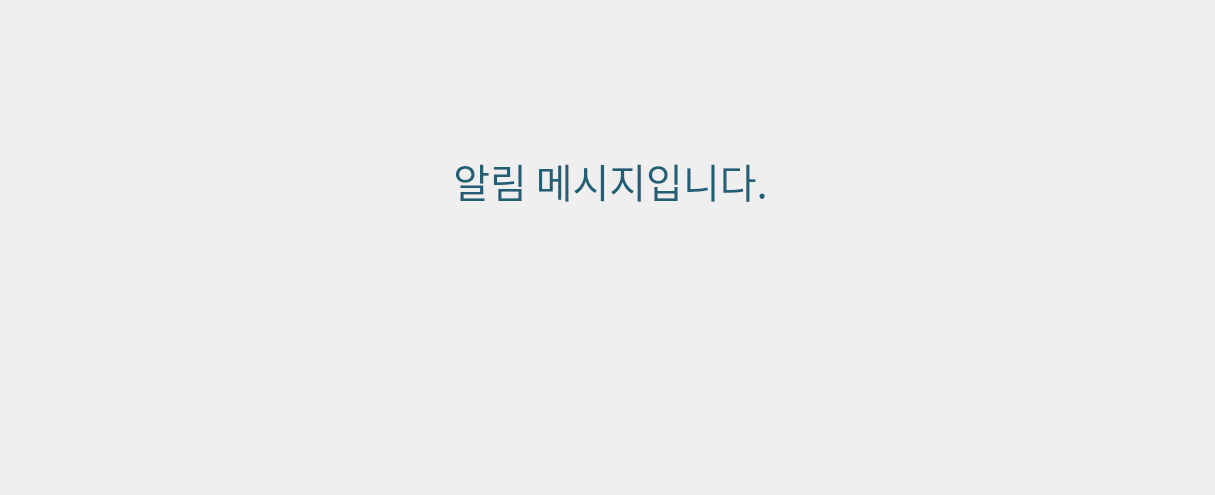
<?xml version="1.0" encoding="UTF-8"?>
<ui version="4.0">
 <class>Dialog</class>
 <widget class="QDialog" name="Dialog">
  <property name="windowModality">
   <enum>Qt::WindowModality::ApplicationModal</enum>
  </property>
  <property name="geometry">
   <rect>
    <x>0</x>
    <y>0</y>
    <width>1215</width>
    <height>495</height>
   </rect>
  </property>
  <property name="windowTitle">
   <string>Dialog</string>
  </property>
  <widget class="QPushButton" name="pb_close">
   <property name="geometry">
    <rect>
     <x>480</x>
     <y>280</y>
     <width>260</width>
     <height>130</height>
    </rect>
   </property>
   <property name="styleSheet">
    <string notr="true">QPushButton{
	background-image : url(./ui/images/common_locale/btn_dlg_close.png);
	border : 0px;
}

QPushButton::hover{
	background-image : url(./ui/images/common_locale/btn_dlg_close_over.png);
	border : 0px;
}</string>
   </property>
   <property name="text">
    <string/>
   </property>
  </widget>
  <widget class="QLabel" name="label_bg">
   <property name="geometry">
    <rect>
     <x>0</x>
     <y>0</y>
     <width>1215</width>
     <height>495</height>
    </rect>
   </property>
   <property name="styleSheet">
    <string notr="true">QLabel{
	image : url(./ui/images/common_locale/bg_dlg_msg.png);
}</string>
   </property>
   <property name="text">
    <string/>
   </property>
  </widget>
  <widget class="QLabel" name="label_msg">
   <property name="geometry">
    <rect>
     <x>120</x>
     <y>130</y>
     <width>981</width>
     <height>101</height>
    </rect>
   </property>
   <property name="font">
    <font>
     <family>맑은 고딕</family>
     <pointsize>30</pointsize>
     <italic>false</italic>
     <bold>false</bold>
    </font>
   </property>
   <property name="styleSheet">
    <string notr="true">QLabel{
	color : #205f76;
	font : 30pt;
}</string>
   </property>
   <property name="text">
    <string>&lt;html&gt;&lt;head/&gt;&lt;body&gt;&lt;p align=&quot;center&quot;&gt;알림 메시지입니다.&lt;/p&gt;&lt;/body&gt;&lt;/html&gt;</string>
   </property>
   <property name="alignment">
    <set>Qt::AlignmentFlag::AlignCenter</set>
   </property>
   <property name="margin">
    <number>0</number>
   </property>
   <property name="indent">
    <number>0</number>
   </property>
  </widget>
  <zorder>label_bg</zorder>
  <zorder>pb_close</zorder>
  <zorder>label_msg</zorder>
 </widget>
 <resources/>
 <connections/>
</ui>
